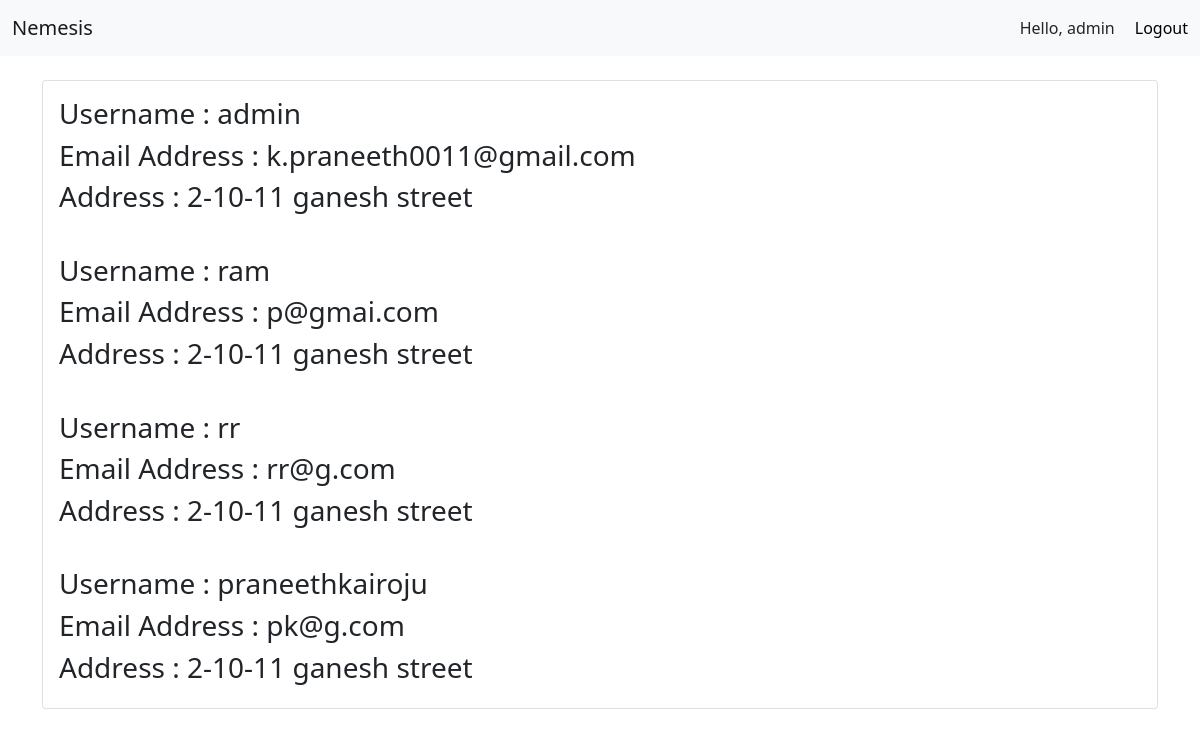
Page / (signed in) on the committed database.
### home/models.py (models this page shows)
class CustomUser(AbstractUser):
    address = models.TextField(max_length=200)

### home/views.py (the view)
# urls.py: path('', views.index, name='index-home'),
@login_required(login_url='login')
def index(request):
    data = CustomUser.objects.all()
    return render(request, 'index.html', {'name': data})

### Templates/index.html
{% extends 'base.html'%}
{% block content %}
<div class="card">
          {% for i in name%}
            <div class="card-body">
              <h3><span>Username : </span>{{i.username}}</h3>
              <h3><span>Email Address : </span>{{i.email}}</h3>
              <h3><span>Address : </span>{{i.address}}</h3>
            </div>
          {% endfor %}
          </div>
          {% endblock%}

### Templates/base.html (shortened to what this page needs)
<!DOCTYPE html>
<html lang="en">
<head>
    <link href="https://cdn.jsdelivr.net/npm/bootstrap@5.1.3/dist/css/bootstrap.min.css" rel="stylesheet">
</head>
<body>
    <nav class="navbar navbar-light bg-light">
        <div class="container-fluid">
          <a class="navbar-brand">Nemesis</a>
          {% if name%}
          <form class="d-flex">
            <span style="margin-right: 20px;">Hello, {{request.user}}</span>
            <a href="{% url 'logout' %}" style="text-decoration: none; color:Black; ">Logout</a>
          </form>
          {% endif %}
        </div>
      </nav><br>
      <div class="container">
        {% block content %}
        {% endblock%}
          </div>
</body>
</html>

### rows in the picture
CustomUser: user "admin", username "admin", email "k.praneeth0011@gmail.com", address "2-10-11 ganesh street"
CustomUser: username "ram", email "p@gmai.com", address "2-10-11 ganesh street"
CustomUser: username "rr", email "rr@g.com", address "2-10-11 ganesh street"
CustomUser: username "praneethkairoju", email "pk@g.com", address "2-10-11 ganesh street"
